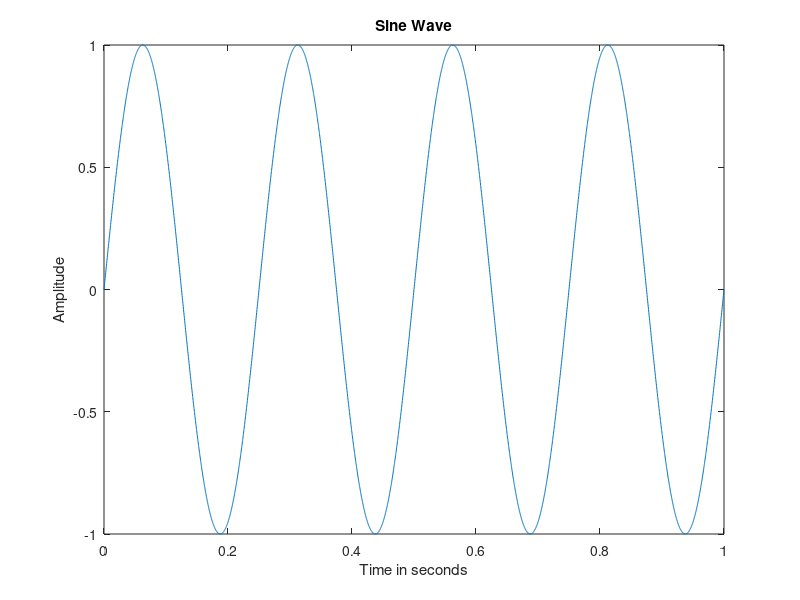

Source code (MATLAB):
clc;
clear all;
close all;
%Write a program on how we can generate a simple Sin wave  and how we can plot it in 2D 
Fs=4000; %Sampling Frequency
Ts=1/Fs;
t=0:Ts:1;
f=4;                 %Frequency
X=sin(2*pi*f*t);
plot(t,X);
xlabel('Time in seconds');
ylabel('Amplitude');
title('Sine Wave');
